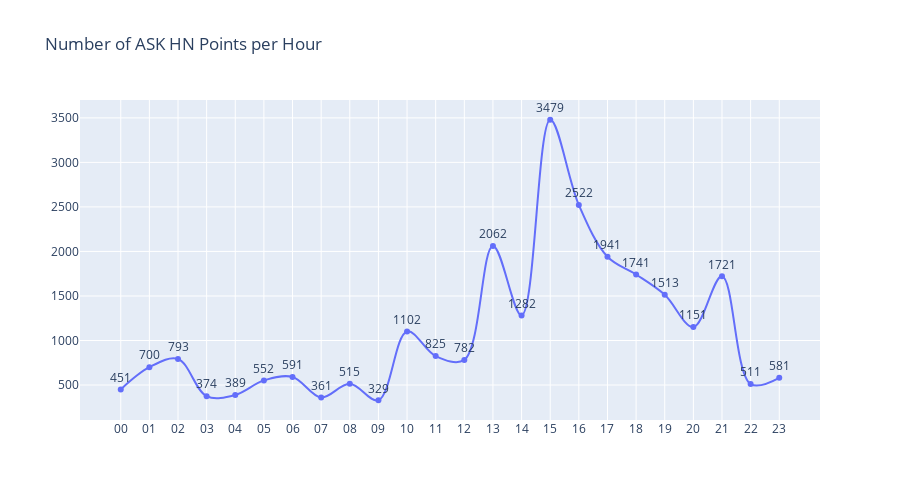

Notebook code for this chart:
### Markdown cell above
##### **Number of `ASK HN` points by Hour**

### Code cell
#@title
ask_points_hours, avg_ask_points_hrs = points_per_hour(ask_posts,6,3)

#Data Visualisation
visual(ask_points_hours,("Number of ASK HN Points per Hour"),'Points')

### Figure 1 — Plotly figure (JSON) as saved in the notebook; plotly's stock layout.template omitted (floating-point values rounded to 4 significant figures)
{"data": [{"line": {"shape": "spline"}, "mode": "lines+markers+text", "text": [451, 700, 793, 374, 389, 552, 591, 361, 515, 329, 1102, 825, 782, 2062, 1282, 3479, 2522, 1941, 1741, 1513, 1151, 1721, 511, 581], "textposition": "top center", "x": ["00", "01", "02", "03", "04", "05", "06", "07", "08", "09", "10", "11", "12", "13", "14", "15", "16", "17", "18", "19", "20", "21", "22", "23"], "y": [451, 700, 793, 374, 389, 552, 591, 361, 515, 329, 1102, 825, 782, 2062, 1282, 3479, 2522, 1941, 1741, 1513, 1151, 1721, 511, 581], "type": "scatter"}], "layout": {"uniformtext": {"minsize": 6}, "showlegend": false, "height": 500, "title": {"text": "Number of ASK HN Points per Hour"}}}
